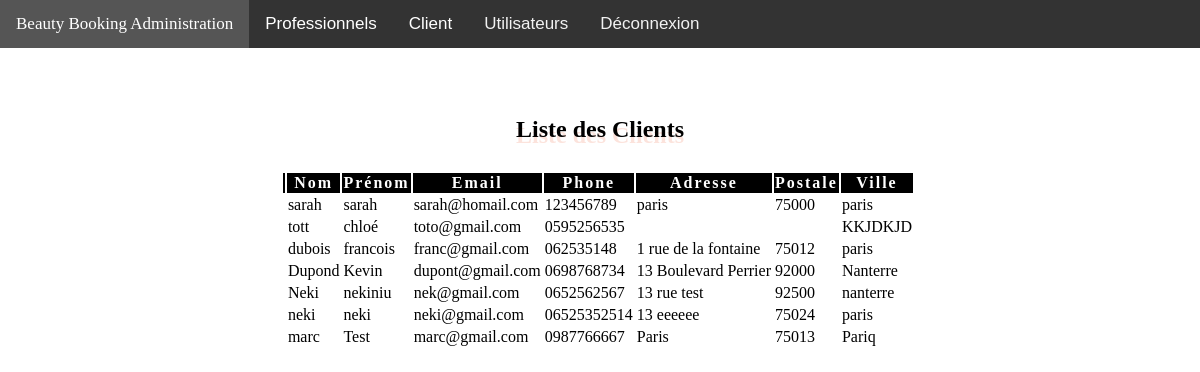
Screenshot of /Clients.php (signed in) with the database file from the repository.
### tables this page shows
CREATE TABLE IF NOT EXISTS `client` (
  `id` int(11) NOT NULL AUTO_INCREMENT,
  `name` varchar(255) NOT NULL,
  `first_name` varchar(255) NOT NULL,
  `email` varchar(255) NOT NULL,
  `password` varchar(255) NOT NULL,
  `phone` varchar(255) NOT NULL,
  `street` varchar(255) NOT NULL,
  `zip` varchar(255) NOT NULL,
  `city` varchar(255) NOT NULL,
  PRIMARY KEY (`id`)
);

### Clients.php (the view, shortened to what this page needs)
<?php
require_once 'Connexion.php';
?>
<!DOCTYPE html>
<html>
<head>
</head>
<body>
<div class="topnav" id="myTopnav">
<a href="index.php" class="navbar-brand" style="font-family: Sofia;"> Beauty Booking Administration</a>
  <div class="dropdown">
    <button class="dropbtn">Professionnels
    </button>
  </div>
  <div class="dropdown">
    <button class="dropbtn">Client
    </button>
  </div>
  <a href="edit/index.php">Utilisateurs</a>
<a href="logout.php" style="text-align:right;" >Déconnexion</a>
</div>
<h2 style="margin-top:5%; padding:8px; text-align:center;font-family:Sofia;text-shadow: 0px 6px #fce3dc;">Liste des Clients</h2>
<table class="table table-bordered table-striped table-condensed" align="center" style="font-family:Brown;align:center;">
<thead style="Background-color:black; color:white; letter-spacing:2px;"><th></th><th>Nom</th><th>Prénom</th><th>Email</th><th>Phone</th><th>Adresse</th><th>Postale</th><th>Ville</th></thead>
<tbody>
<?php
$proQuery= $con->query("SELECT `id`,`name`,`first_name`,`email`,`phone`,`street`,`zip`,`city` FROM `client`");
while($pro=mysqli_fetch_assoc($proQuery)):
?>
<tr>
<td></td>
<td><?=$pro['name']; ?></td>
<td><?=$pro['first_name']; ?></td>
<td><?=$pro['email']; ?></td>
<td><?=$pro['phone']; ?></td>
<td><?=$pro['street']; ?></td>
<td><?=$pro['zip']; ?></td>
<td><?=$pro['city']; ?></td>
<td>
</tr>
<?php endwhile;?>
</tbody>
</table>
</body>
</html>

### Clients.php (style rules this page uses)
body { margin:0;font-family:Arial }
.topnav { overflow: hidden; background-color: #333; }
.topnav a { float: left; display: block; color: #f2f2f2; text-align: center; padding: 14px 16px; text-decoration: none; font-size: 17px; }
.dropdown { float: left; overflow: hidden; }
.dropdown .dropbtn { font-size: 17px; border: none; outline: none; color: white; padding: 14px 16px; background-color: inherit; font-family: inherit; margin: 0; }

### rows the page displays
client: name "sarah", first_name "sarah", email "sarah@homail.com", phone "123456789", street "paris", zip "75000", city "paris"
client: name "tott", first_name "chloé", email "toto@gmail.com", phone "0595256535", city "KKJDKJD"
client: name "dubois", first_name "francois", email "franc@gmail.com", phone "062535148", street "1 rue de la fontaine", zip "75012", city "paris"
client: name "Dupond", first_name "Kevin", email "dupont@gmail.com", phone "0698768734", street "13 Boulevard Perrier", zip "92000", city "Nanterre"
client: name "Neki", first_name "nekiniu", email "nek@gmail.com", phone "0652562567", street "13 rue test", zip "92500", city "nanterre"
client: name "neki", first_name "neki", email "neki@gmail.com", phone "06525352514", street "13 eeeeee", zip "75024", city "paris"
client: name "marc", first_name "Test", email "marc@gmail.com", phone "0987766667", street "Paris", zip "75013", city "Pariq"
